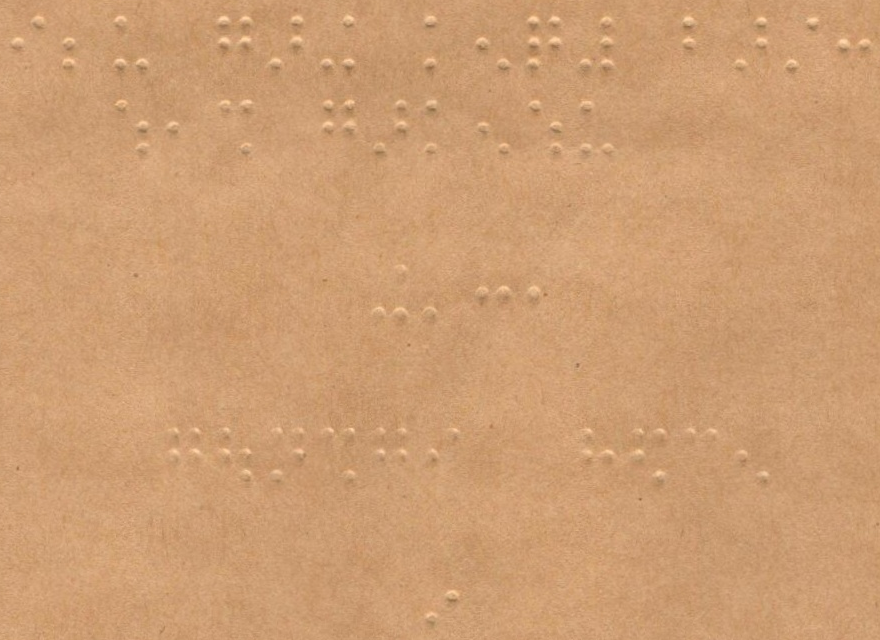
#> input picture fltr_imgs/image.png, 880 x 640 px; its folder holds 3 pictures in this run
$ jupyter execute fltr.ipynb   (older library calls are emulated)   (text cells are left out)
#> lines starting #> are read from the running program, lines starting #| are printed output that depends on the picture; pictures that were not available may be replaced by others from this repository, and a replacement may not be noted
[cell 1]
import cv2
import numpy as np


def path(name):
    return "./fltr_imgs/{}.png".format(name)


def show(img):
    cv2.imshow("img", img)
    cv2.waitKey(0)
    cv2.destroyAllWindows()


def read(img):
#> called with img = 'image'
    image_path = path(img)
    image = cv2.imread(image_path)
#> image is the input picture: shape (640, 880, 3); mean B, G, R 115.1, 157.6, 205.5
    return image


def write(img, name):
    image_path = path(name)
    cv2.imwrite(image_path, img)


def readShow(img):
    image = read(img)
    show(image)
    return image


def writeShow(img, name):
    write(img, name)
    show(img)


im = read("image")
gim = read("gray_image")
#> call 2 of read, with img = 'gray_image'
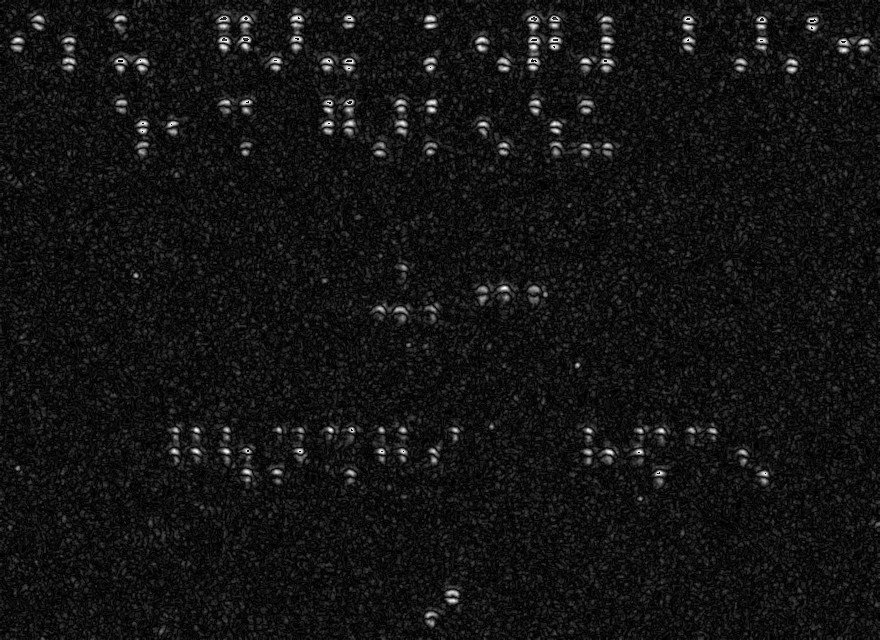
#> input picture fltr_imgs/Laplacian.png, 880 x 640 px, given in place of gray_image.png, which was not available
#> in read, image is the input picture: shape (640, 880, 3); min 0, max 254, mean 19.1

[cell 2]
sobel_x = cv2.Sobel(gim,cv2.CV_64F,1,0,ksize=3)
sobel_y = cv2.Sobel(gim,cv2.CV_64F,0,1,ksize=3)
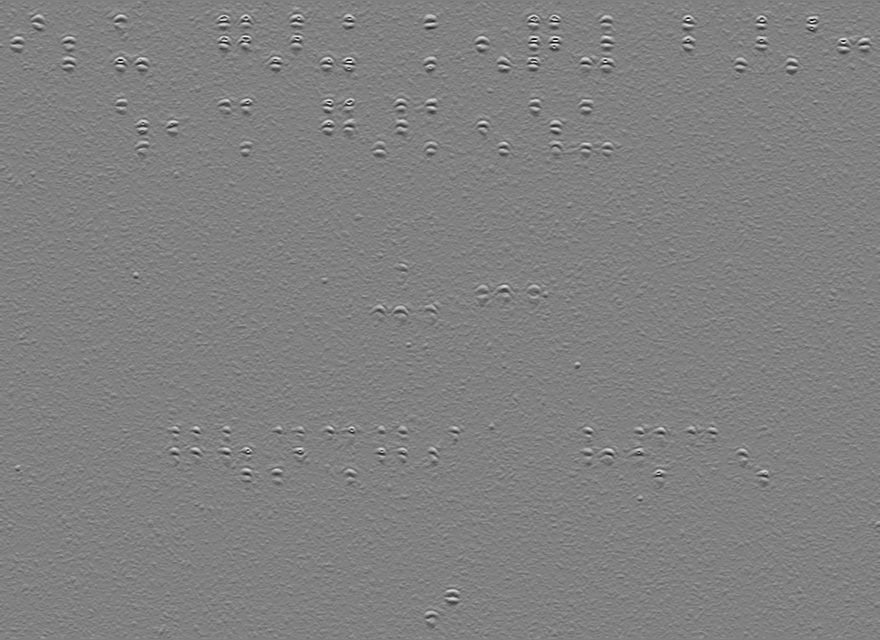
#> sobel_y: shape (640, 880, 3) float64; min -952, max 930, mean 0; drawn with min black and max white
sobel_x=np.uint8(np.absolute(sobel_x))
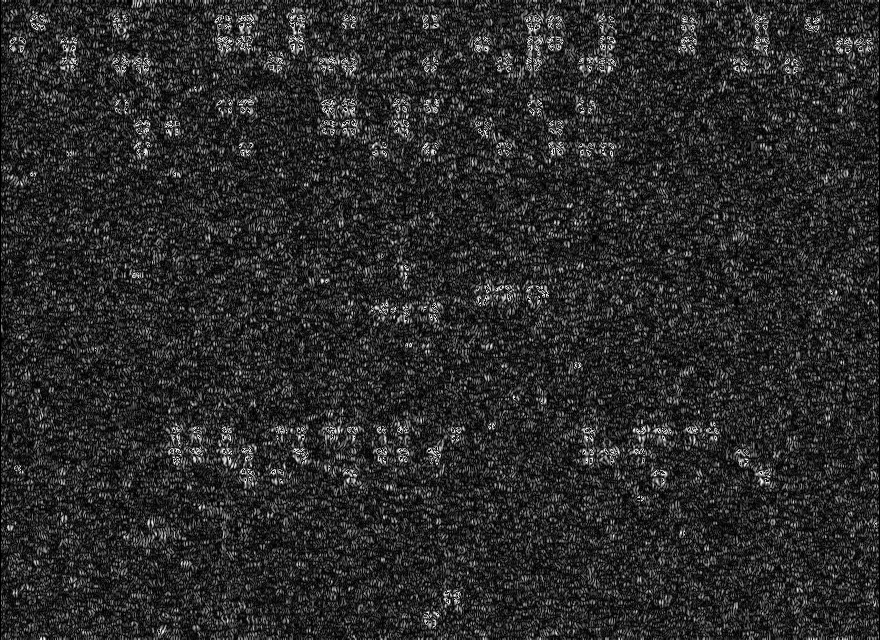
#> sobel_x: shape (640, 880, 3); min 0, max 254, mean 42.6
sobel_y=np.uint8(np.absolute(sobel_y))
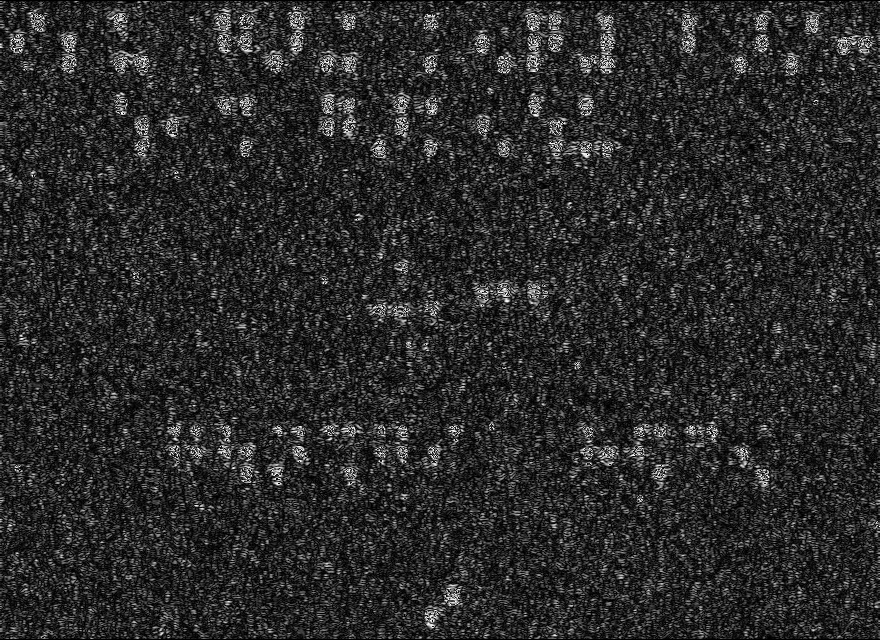
#> sobel_y: shape (640, 880, 3); min 0, max 254, mean 42.6

sobel_result = cv2.bitwise_or(sobel_x,sobel_y)
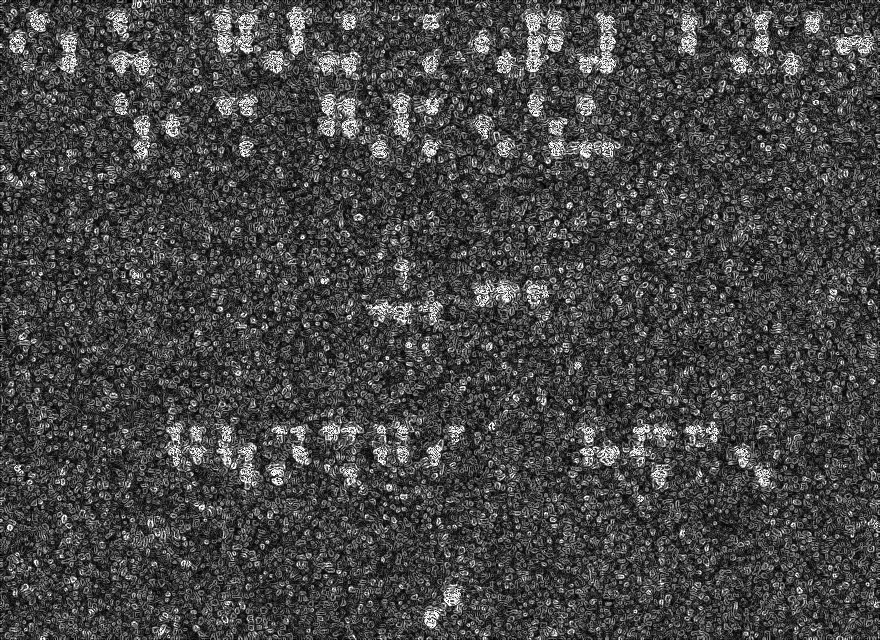
#> sobel_result: shape (640, 880, 3); min 0, max 254, mean 69.9

[cell 3]
blur = cv2.GaussianBlur(gim,(13,13),0)
lap = cv2.Laplacian(blur,cv2.CV_64F,ksize=5)
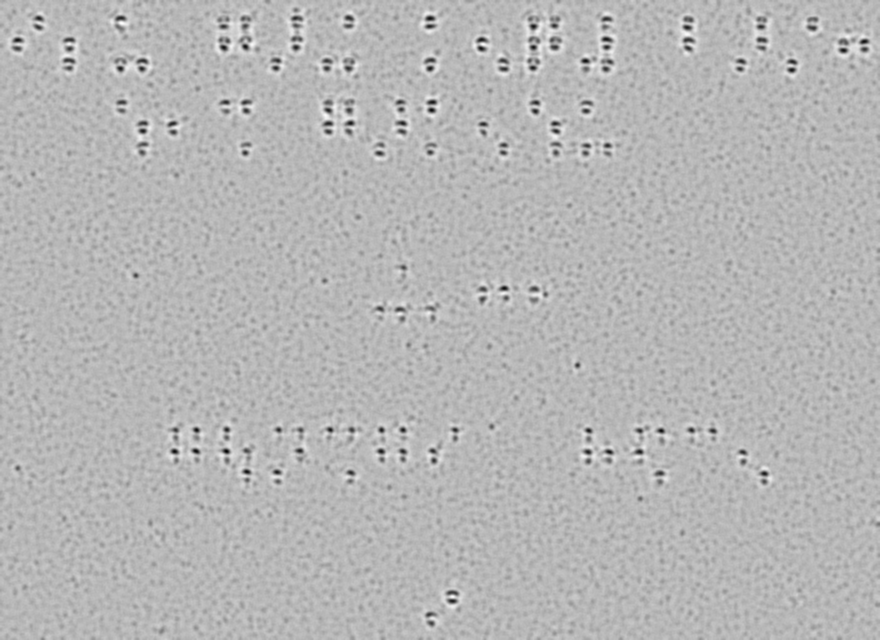
#> lap: shape (640, 880, 3) float64; min -1186, max 468, mean 0; drawn with min black and max white

laplacian_result=np.uint8(np.absolute(lap))
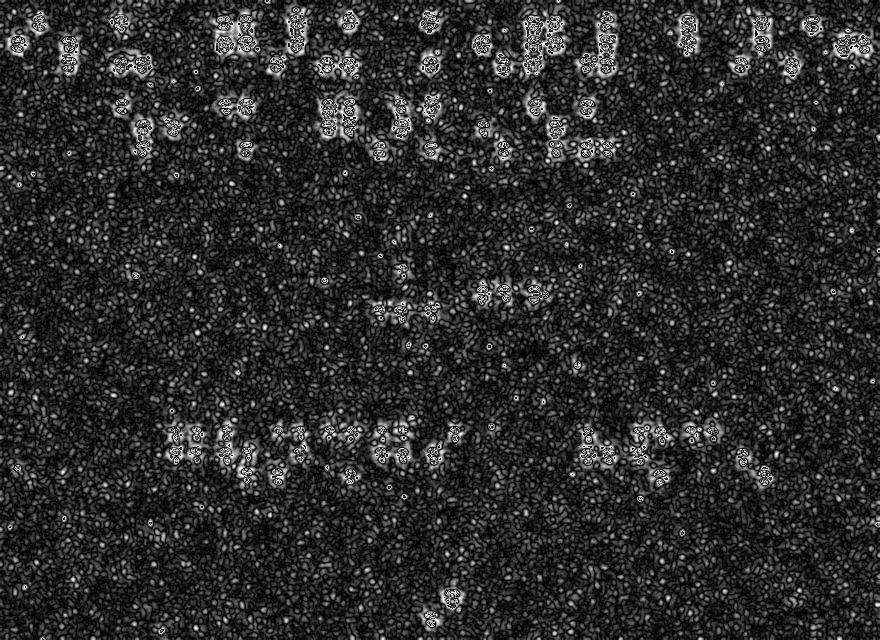
#> laplacian_result: shape (640, 880, 3); min 0, max 254, mean 43.9

[cell 4]
canny_result = cv2.Canny(gim, 80, 100)
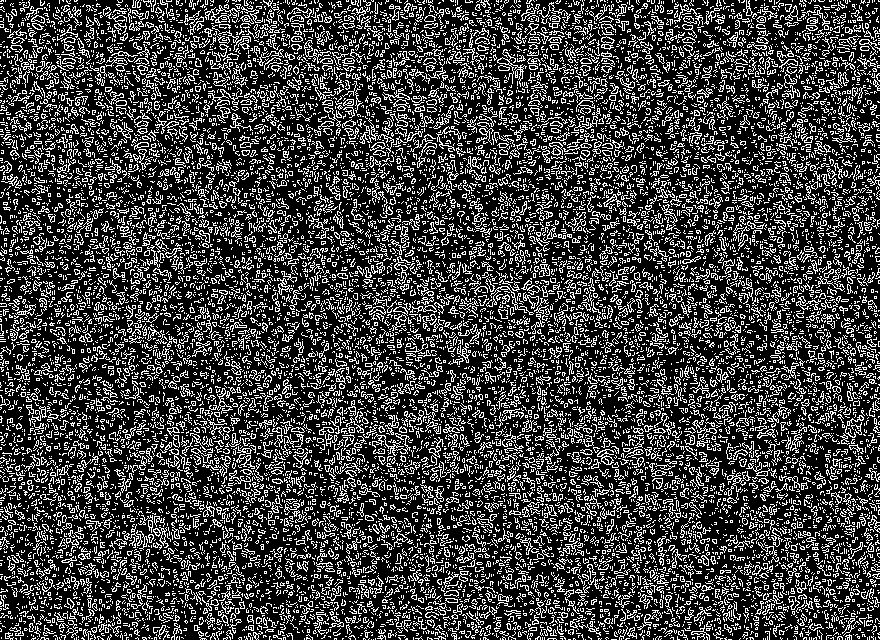
#> canny_result: shape (640, 880); 25.2% white in thin lines or dots

[cell 5]
# medianBlur
medianBlur_result = cv2.medianBlur(gim, 5)

# GaussianBlur
GaussianBlur_result = cv2.GaussianBlur(gim, (5, 5), 0)
